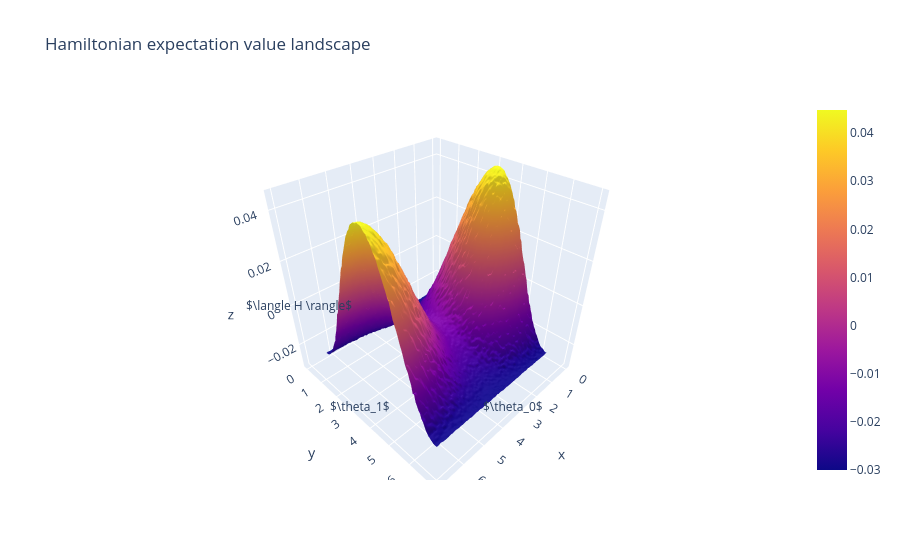

The notebook cell this image was saved under:
### Code cell
plot_hamiltonian_expval_surface(x=theta0, y=theta1, z=expvals)
